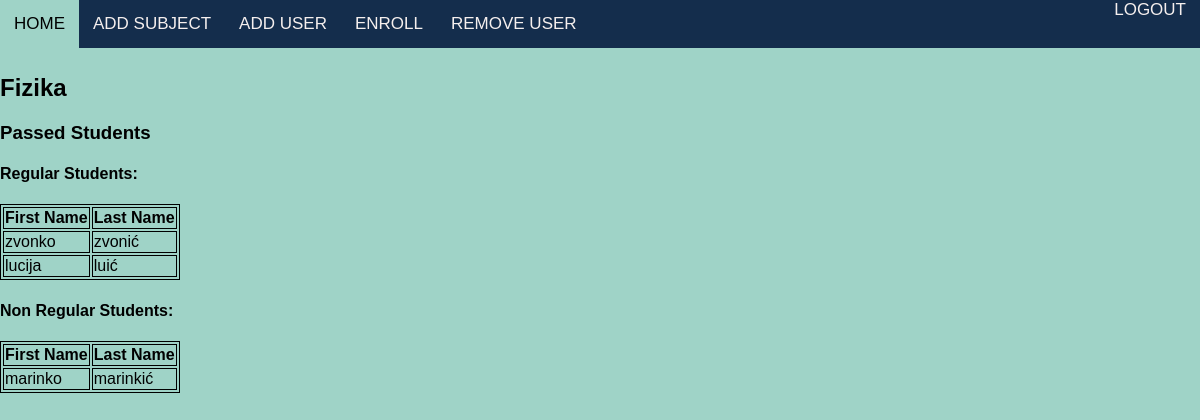
Before: /subject_list/2/ (signed in) with the older database file.
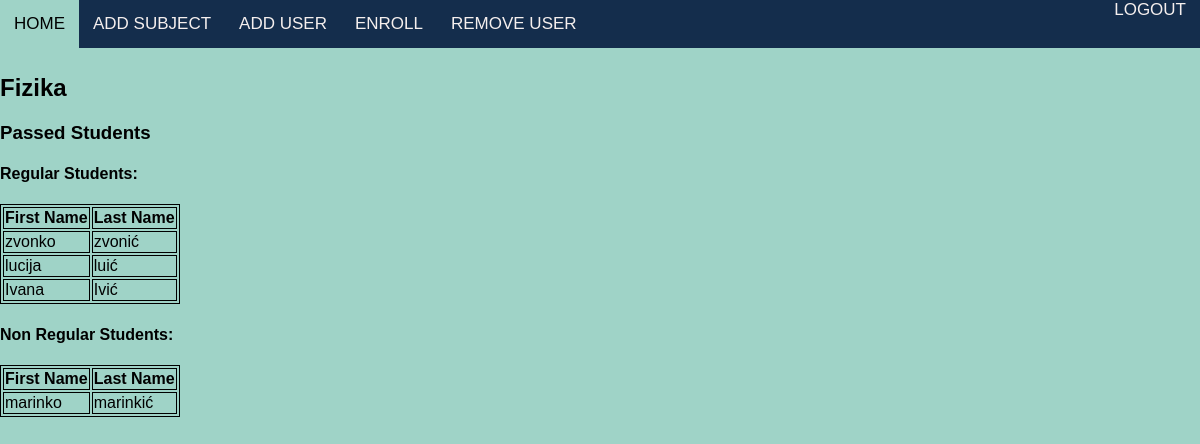
After: the same page with the newer database file.
### EnrollmentApp/models.py (models this page shows, shortened)
class Predmeti(models.Model):
    IZBORNI = (('da', 'da'), ('ne', 'ne'))
    name = models.CharField(max_length=50)
    kod = models.CharField(max_length=10)
    program = models.TextField(max_length=50,null=False)
    ects = models.IntegerField(null=False)
    sem_red = models.IntegerField(null=False)
    sem_izv = models.IntegerField(null=False)
    izborni = models.CharField(max_length=10, choices=IZBORNI)
    nositelj = models.ForeignKey(Korisnici, on_delete=models.SET_NULL, null=True, default=None)

class StudentEnrollment(models.Model):
    class StatusChoices(Enum):
        ENROLLED = 'Enrolled'
        PASSED = 'Passed'
        FAILED = 'Failed'
    student = models.ForeignKey(Korisnici, on_delete=models.CASCADE)
    subject = models.ForeignKey(Predmeti, on_delete=models.CASCADE)
    status = models.CharField(max_length=20, choices=[(status.value, status.name) for status in StatusChoices])

class Korisnici(AbstractUser):
    class RoleChoices(Enum):
        ADMINISTRATOR = 'administrator'
        PROFESOR = 'profesor'
        STUDENT = 'student'
    class StatusChoices(Enum):
        NONE = 'none'
        REDOVAN = 'redovan'
        IZVANREDAN = 'izvanredan'
    role = models.CharField(max_length=20, choices=[(role.value, role.name) for role in RoleChoices])
    status = models.CharField(max_length=20, choices=[(status.value, status.name) for status in StatusChoices])
    user_permissions = models.ManyToManyField(
        Permission,
        verbose_name='user permissions',
        blank=True,
        related_name='korisnici_set'
    )
    groups = models.ManyToManyField(
        'auth.Group',
        verbose_name='groups',
        blank=True,
        related_name='korisnici_set'
    )

### EnrollmentApp/views.py (the view)
# urls.py: path('subject_list/<int:subject_id>/', views.passed_subject_details, name='passed_subject_details'),
@login_required
@user_passes_test(check_admin)
def passed_subject_details(request, subject_id):
    subject = Predmeti.objects.get(id=subject_id)
    passed_students = StudentEnrollment.objects.filter(subject=subject, status=StudentEnrollment.StatusChoices.PASSED.value)
    regular_students = passed_students.filter(student__status=Korisnici.StatusChoices.REDOVAN.value)
    non_regular_students = passed_students.filter(student__status=Korisnici.StatusChoices.IZVANREDAN.value)
    return render(request, 'passed_subject_details.html', {'subject': subject, 'regular_students': regular_students, 'non_regular_students': non_regular_students})

### EnrollmentApp/views.py (called while the page is built)
def check_admin(user):
    return user.role == 'administrator'

### EnrollmentApp/templates/passed_subject_details.html (shortened to what this page needs)
{% load static %}
<!DOCTYPE html>
<html>
<head>
    <link rel="stylesheet" type="text/css" href="{% static 'css/style.css' %}">
</head>
<body>
    <nav>
        <div class="nav-left">
          <a href="{% url 'success' %}">HOME</a>
          <a href="{% url 'add_subject' %}">ADD SUBJECT</a>
          <a href="{% url 'add_user' %}">ADD USER</a>
          <a href="{% url 'create_enrollment' %}"> ENROLL</a>
          <a href="{% url 'user_list' %}">REMOVE USER</a>
        </div>
        <div class="nav-right">
          <a href="{% url 'logout' %}" class="logout">LOGOUT</a>
        </div>
    </nav>
    <br>
    <br>
    <br>
    <h2>{{ subject.name }}</h2>
    <h3>Passed Students</h3>
    <h4>Regular Students:</h4>
    <table>
        <thead>
            <tr>
                <th>First Name</th>
                <th>Last Name</th>
            </tr>
        </thead>
        <tbody>
            {% for student in regular_students %}
            <tr>
                <td>{{ student.student.first_name }}</td>
                <td>{{ student.student.last_name }}</td>
            </tr>
            {% endfor %}
        </tbody>
    </table>
    <h4>Non Regular Students:</h4>
    <table>
        <thead>
            <tr>
                <th>First Name</th>
                <th>Last Name</th>
            </tr>
        </thead>
        <tbody>
            {% for student in non_regular_students %}
            <tr>
                <td>{{ student.student.first_name }}</td>
                <td>{{ student.student.last_name }}</td>
            </tr>
            {% endfor %}
        </tbody>
    </table>
</body>
</html>

### static/css/style.css (style rules this page uses)
body { font-family: Arial, sans-serif; background-color: #9fd3c7; margin: 0px; padding: 0px; }
nav { position: fixed; overflow: hidden; top: 0; width: 100%; display: flex; flex-wrap: wrap; background-color: #142d4c; color: rgb(245, 239, 238); z-index: 100; }
.nav-left { display: flex; }
.nav-right { margin-left: auto; }
nav a { text-align: center; padding: 14px; text-decoration: none; font-size: 17px; overflow: hidden; color: rgb(245, 239, 238); }

### EnrollmentApp/templates/passed_subject_details.html (style rules this page uses)
table, th, tr, td { border: 1px solid }

Changed rows visible on the page:
added StudentEnrollment: student.first_name "Ivana", student.last_name "Ivić", shown under "Regular Students:"
